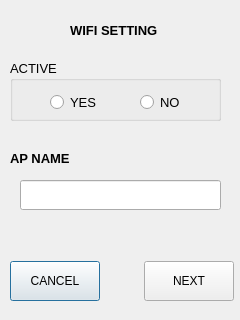
<?xml version="1.0" encoding="UTF-8"?>
<ui version="4.0">
 <class>Wifi</class>
 <widget class="QDialog" name="Wifi">
  <property name="geometry">
   <rect>
    <x>0</x>
    <y>0</y>
    <width>240</width>
    <height>320</height>
   </rect>
  </property>
  <property name="windowTitle">
   <string>Dialog</string>
  </property>
  <widget class="QLabel" name="lTitle">
   <property name="geometry">
    <rect>
     <x>70</x>
     <y>20</y>
     <width>111</width>
     <height>20</height>
    </rect>
   </property>
   <property name="font">
    <font>
     <pointsize>10</pointsize>
     <weight>75</weight>
     <bold>true</bold>
    </font>
   </property>
   <property name="text">
    <string>WIFI SETTING</string>
   </property>
  </widget>
  <widget class="QWidget" name="layoutWidget">
   <property name="geometry">
    <rect>
     <x>10</x>
     <y>260</y>
     <width>224</width>
     <height>42</height>
    </rect>
   </property>
   <layout class="QHBoxLayout" name="horizontalLayout">
    <item>
     <widget class="QPushButton" name="pbCancel">
      <property name="minimumSize">
       <size>
        <width>90</width>
        <height>40</height>
       </size>
      </property>
      <property name="text">
       <string>CANCEL</string>
      </property>
     </widget>
    </item>
    <item>
     <spacer name="horizontalSpacer">
      <property name="orientation">
       <enum>Qt::Horizontal</enum>
      </property>
      <property name="sizeHint" stdset="0">
       <size>
        <width>40</width>
        <height>20</height>
       </size>
      </property>
     </spacer>
    </item>
    <item>
     <widget class="QPushButton" name="pbNext">
      <property name="minimumSize">
       <size>
        <width>90</width>
        <height>40</height>
       </size>
      </property>
      <property name="text">
       <string>NEXT</string>
      </property>
     </widget>
    </item>
   </layout>
  </widget>
  <widget class="QLabel" name="label_2">
   <property name="geometry">
    <rect>
     <x>10</x>
     <y>150</y>
     <width>77</width>
     <height>17</height>
    </rect>
   </property>
   <property name="font">
    <font>
     <pointsize>10</pointsize>
     <weight>75</weight>
     <bold>true</bold>
    </font>
   </property>
   <property name="text">
    <string>AP NAME</string>
   </property>
  </widget>
  <widget class="QLineEdit" name="leName">
   <property name="geometry">
    <rect>
     <x>20</x>
     <y>180</y>
     <width>201</width>
     <height>30</height>
    </rect>
   </property>
  </widget>
  <widget class="QGroupBox" name="groupBox">
   <property name="geometry">
    <rect>
     <x>10</x>
     <y>60</y>
     <width>211</width>
     <height>61</height>
    </rect>
   </property>
   <property name="font">
    <font>
     <pointsize>10</pointsize>
    </font>
   </property>
   <property name="title">
    <string>ACTIVE</string>
   </property>
   <widget class="QRadioButton" name="rbOyes">
    <property name="geometry">
     <rect>
      <x>40</x>
      <y>30</y>
      <width>51</width>
      <height>25</height>
     </rect>
    </property>
    <property name="text">
     <string>YES</string>
    </property>
   </widget>
   <widget class="QRadioButton" name="rbOno">
    <property name="geometry">
     <rect>
      <x>130</x>
      <y>30</y>
      <width>41</width>
      <height>25</height>
     </rect>
    </property>
    <property name="text">
     <string>NO</string>
    </property>
   </widget>
  </widget>
 </widget>
 <tabstops>
  <tabstop>leName</tabstop>
  <tabstop>pbCancel</tabstop>
  <tabstop>pbNext</tabstop>
 </tabstops>
 <resources/>
 <connections/>
</ui>
